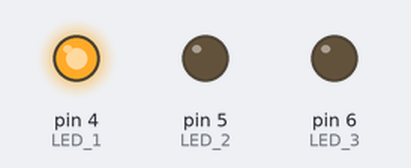
The sketch below on a simulated Arduino Uno, built with avr-gcc and run on an emulated ATmega328P. Shown: output pins drawn as LEDs (lit = HIGH).

Above: at 0.2 s.
At 0.7 s:
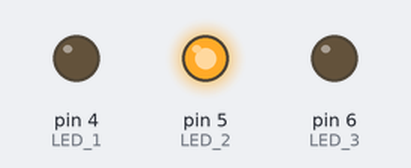
At 2.7 s:
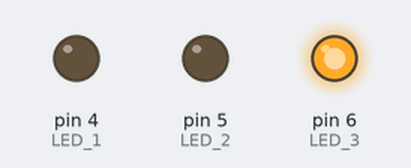
Timing chart, 0 to 3.5 s (numbered marks = the images above):
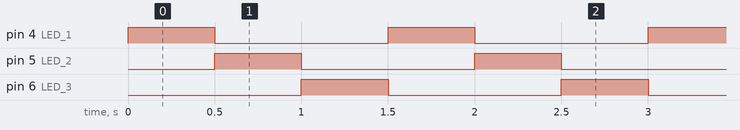

The sketch:

light.ino
```cpp
int LED_1=4;
int LED_2=5;
int LED_3=6;

void setup() {
  // put your setup code here, to run once:
pinMode(LED_1,OUTPUT);
pinMode(LED_2,OUTPUT);
pinMode(LED_3,OUTPUT);

}

void loop() {
  digitalWrite(LED_1,HIGH);
  delay(500);

  digitalWrite(LED_1,LOW);
    digitalWrite(LED_2,HIGH);
  delay(500);

  digitalWrite(LED_2,LOW);
    digitalWrite(LED_3,HIGH);
  delay(500);

  digitalWrite(LED_3,LOW);
  // put your main code here, to run repeatedly:
}
```

Measured:
- by itself, pin 4 (LED_1), pin 5 (LED_2), pin 6 (LED_3): alternates HIGH for 0.50 s and LOW for 1.0 s
- by itself, everything shown: repeats every 1.5 s, in 4 steps
